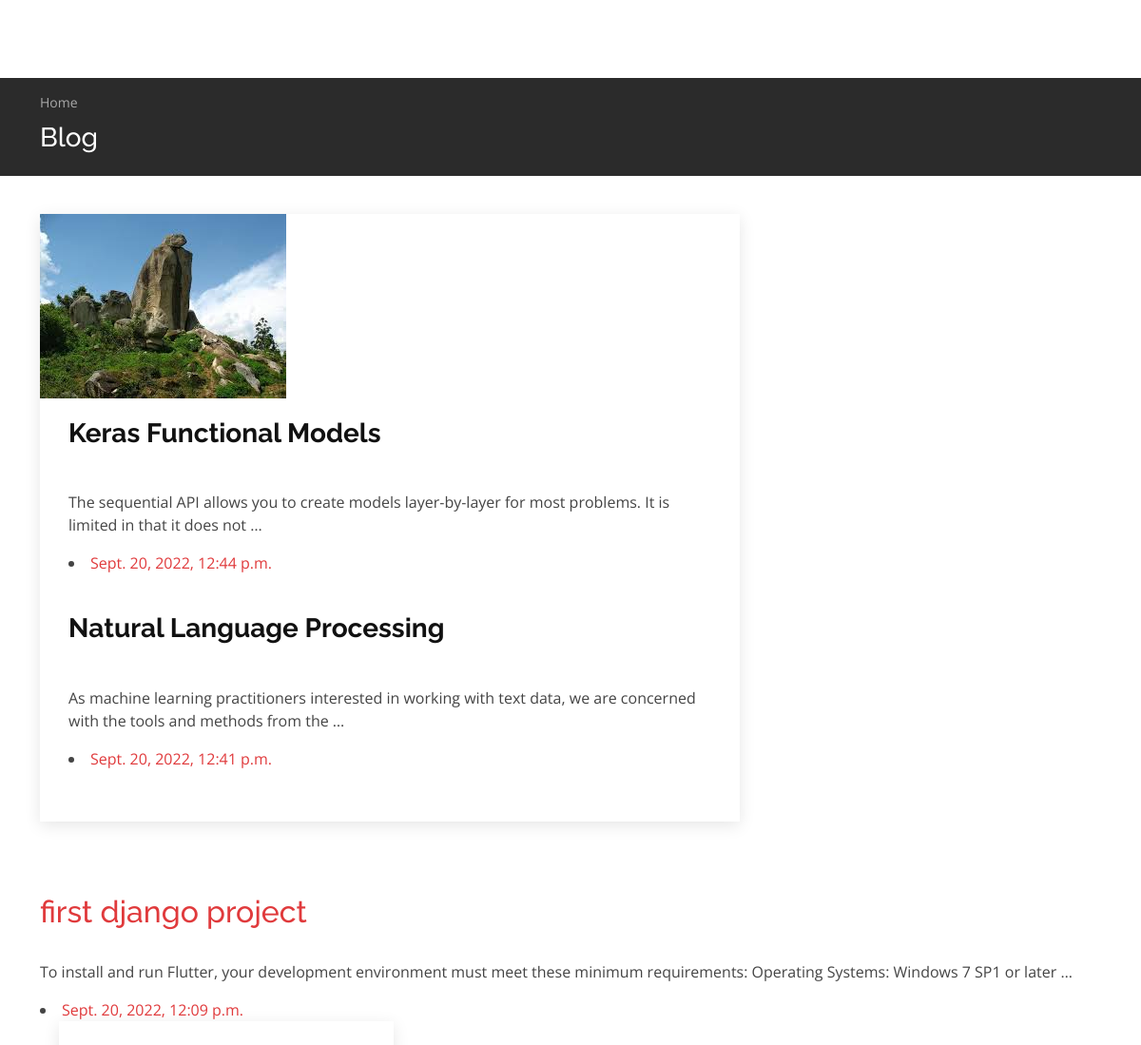
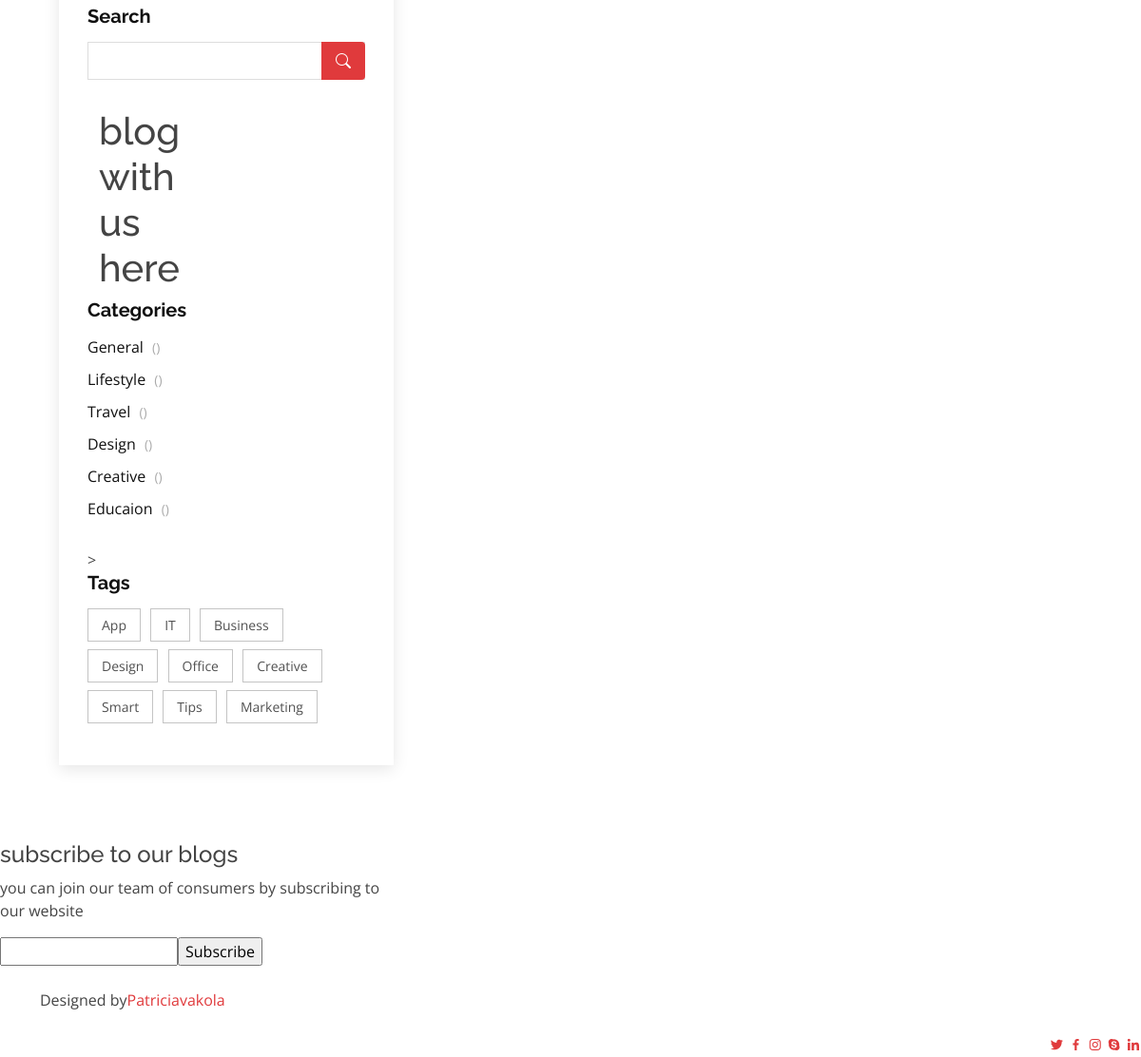
Screenshot of /blog/ with the database file from the repository (2 pictures, top to bottom).
### webpage/models.py (models this page shows)
class post(models.Model):
    title=models.CharField(max_length=200)
    body=models.CharField(max_length=1000)
    created_at=models.DateTimeField(default=datetime.now,blank=True)
    pass

### webpage/views.py (the view)
# urls.py: 2. Add a URL to urlpatterns:  path('blog/', include('blog.urls'))
def blog(request):
    posts= post.objects.all()
    return render(request,'blog.html',{'posts':posts})

### webpage/templates/blog.html (shortened to what this page needs)
{%load static%}
<!DOCTYPE html>
<html lang="en">
<head>
  <link href="{% static 'assets/vendor/aos/aos.css'%}" rel="stylesheet">
  <link href="{% static 'assets/vendor/bootstrap/css/bootstrap.min.css'%}" rel="stylesheet">
  <link href="{% static 'assets/vendor/bootstrap-icons/bootstrap-icons.css'%}" rel="stylesheet">
  <link href="{% static 'assets/vendor/boxicons/css/boxicons.min.css'%}" rel="stylesheet">
  <link href="{% static 'assets/vendor/glightbox/css/glightbox.min.css'%}" rel="stylesheet">
  <link href="{% static 'assets/vendor/remixicon/remixicon.css'%}" rel="stylesheet">
  <link href="{% static 'assets/vendor/swiper/swiper-bundle.min.css'%}" rel="stylesheet">
  <link href="{% static 'assets/css/style.css' %}" rel="stylesheet">
</head>
<body>
  <main id="main">
    <section class="breadcrumbs">
      <div class="container">
        <ol>
          <li><a href="index.html">Home</a></li>
        </ol>
        <h2>Blog</h2>
      </div>
    </section>
    <section id="blog" class="blog">
      <div class="container" data-aos="fade-up">
        <div class="row">
          <div class="col-lg-8 entries">
            <article class="entry">
              <div class="entry-img">
                <img src="{% static 'assets/img/blog/blog-1.jpg'%}" alt="" class="img-fluid">
              </div>
              <div class="entry-content">
              {%for post in posts reversed %}
              <p>
                <h2 class="entry-title">
                  <a href="/posts/{{post.id}}">
                  <a href="#">{{post.title}}</a>
                </h2>
                </p>
                <br> <p>{{post.body|truncatewords:20}}</p>
                <li><a href="#">{{post.created_at}}</a></li><br>
              </div>
              {%endfor%}
          <div class="col-lg-4">
            <div class="sidebar">
              <h3 class="sidebar-title">Search</h3>
              <div class="sidebar-item search-form">
                <form action="">
                  <input type="text">
                  <button type="submit"><i class="bi bi-search"></i></button>
                </form>
              </div>
              <div class="container" data-aos="zoom-out" data-aos-delay="100">
                <div class="row">
                  <div class="col-xl-6">
                    <h1>blog with us here</h1>
                  </div>
                </div>
              </div>
              <h3 class="sidebar-title">Categories</h3>
              <div class="sidebar-item categories">
                <ul>
                  <li><a href="#">General <span>()</span></a></li>
                  <li><a href="#">Lifestyle <span>()</span></a></li>
                  <li><a href="#">Travel <span>()</span></a></li>
                  <li><a href="#">Design <span>()</span></a></li>
                  <li><a href="#">Creative <span>()</span></a></li>
                  <li><a href="#">Educaion <span>()</span></a></li>
                </ul>
              </div>
                >
              <h3 class="sidebar-title">Tags</h3>
              <div class="sidebar-item tags">
                <ul>
                  <li><a href="#">App</a></li>
                  <li><a href="#">IT</a></li>
                  <li><a href="#">Business</a></li>
                  <li><a href="#">Design</a></li>
                  <li><a href="#">Office</a></li>
                  <li><a href="#">Creative</a></li>
                  <li><a href="#">Smart</a></li>
                  <li><a href="#">Tips</a></li>
                  <li><a href="#">Marketing</a></li>
                </ul>
              </div>
            </div>
          </div>
        </div>
    </section>
  </main>
          <div class="col-lg-4 col-md-6 footer-newsletter">
            <h4>subscribe to our blogs</h4>
            <p>you can join our team of consumers by subscribing to our website</p>
            <form action="" method="post">
              <input type="email" name="email"><input type="submit" value="Subscribe">
            </form>
          </div>
    <div class="container d-md-flex py-4">
          Designed by <a href="https://bootstrapmade.com/">Patriciavakola</a>
        </div>
      <div class="social-links text-center text-md-end pt-3 pt-md-0">
        <a href="#" class="twitter"><i class="bx bxl-twitter"></i></a>
        <a href="#" class="facebook"><i class="bx bxl-facebook"></i></a>
        <a href="#" class="instagram"><i class="bx bxl-instagram"></i></a>
        <a href="#" class="google-plus"><i class="bx bxl-skype"></i></a>
        <a href="#" class="linkedin"><i class="bx bxl-linkedin"></i></a>
      </div>
</body>
</html>

### webpage/static/assets/css/style.css (style rules this page uses)
body { font-family: "Open Sans", sans-serif; color: #444444; }
a { color: #e03a3c; text-decoration: none; }
h1, h2, h3, h4, h5, h6 { font-family: "Raleway", sans-serif; }
section { padding: 60px 0; overflow: hidden; position: relative; }
.breadcrumbs { padding: 15px 0; background: #2b2b2b; min-height: 40px; margin-top: 82px; color: #fff; }
.breadcrumbs h2 { font-size: 28px; font-weight: 500; }
.breadcrumbs ol { display: flex; flex-wrap: wrap; list-style: none; padding: 0 0 10px 0; margin: 0; font-size: 14px; }
.breadcrumbs ol a { color: #aaaaaa; }
.blog { padding: 40px 0 20px 0; }
.blog .entry { padding: 30px; margin-bottom: 60px; box-shadow: 0 4px 16px rgba(0, 0, 0, 0.1); }
.blog .entry .entry-img { max-height: 440px; margin: -30px -30px 20px -30px; overflow: hidden; }
.blog .entry .entry-title { font-size: 28px; font-weight: bold; padding: 0; margin: 0 0 20px 0; }
.blog .entry .entry-title a { color: #111111; transition: 0.3s; }
.blog .entry .entry-content p { line-height: 24px; }
.blog .sidebar { padding: 30px; margin: 0 0 60px 20px; box-shadow: 0 4px 16px rgba(0, 0, 0, 0.1); }
.blog .sidebar .sidebar-title { font-size: 20px; font-weight: 700; padding: 0 0 0 0; margin: 0 0 15px 0; color: #111111; position: relative; }
.blog .sidebar .sidebar-item { margin-bottom: 30px; }
.blog .sidebar .search-form form { background: #fff; border: 1px solid #ddd; padding: 3px 10px; position: relative; }
.blog .sidebar .search-form form input[type=text] { border: 0; padding: 4px; border-radius: 4px; width: calc(100% - 40px); }
.blog .sidebar .search-form form button { position: absolute; top: 0; right: 0; bottom: 0; border: 0; background: none; font-size: 16px; padding: 0 15px; margin: -1px; background: #e03a3c; color: #fff; transition: 0.3s; border-radius: 0 4px 4px 0; line-height: 0; }
.blog .sidebar .search-form form button i { line-height: 0; }
.blog .sidebar .categories ul { list-style: none; padding: 0; }
.blog .sidebar .categories ul li + li { padding-top: 10px; }
.blog .sidebar .categories ul a { color: #111111; transition: 0.3s; }
.blog .sidebar .categories ul a span { padding-left: 5px; color: #aaaaaa; font-size: 14px; }
.blog .sidebar .tags { margin-bottom: -10px; }
.blog .sidebar .tags ul { list-style: none; padding: 0; }
.blog .sidebar .tags ul li { display: inline-block; }
.blog .sidebar .tags ul a { color: #515151; font-size: 14px; padding: 6px 14px; margin: 0 6px 8px 0; border: 1px solid #c4c4c4; display: inline-block; transition: 0.3s; }

### rows the page displays
post: title "Keras Functional Models", body "The sequential API allows you to create models layer-by-layer for most problems. It is limited in that it does not …", created_at "Sept. 20, 2022, 12:44 p.m."
post: title "Natural Language Processing", body "As machine learning practitioners interested in working with text data, we are concerned with the tools and methods from the …", created_at "Sept. 20, 2022, 12:41 p.m."
post: title "first django project", body "To install and run Flutter, your development environment must meet these minimum requirements: Operating Systems: Windows 7 SP1 or later …", created_at "Sept. 20, 2022, 12:09 p.m."
